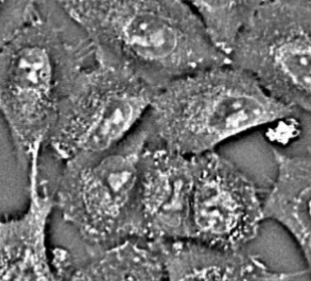
#> input picture examples/gradio/a549.png, 311 x 281 px
$ python -i features_density.py   (imports and definitions only)
#> lines starting #> are read from the running program, lines starting #| are printed output that depends on the picture; after the words box and inside, x2 and y2 are one past the last pixel; in counts of white or black regions, pixels touching at a corner belong together
"""Signal packing density features."""

import numpy as np
from skimage.filters import threshold_otsu
from skimage.measure import label, regionprops
from skimage.morphology import disk, opening

__all__ = ["density_features"]

_N_GRANULARITY_SCALES = 8


def density_features(image: np.ndarray) -> dict[str, float]:
    """Problem 4: Signal packing density.

    Parameters
    ----------
    image : np.ndarray, shape (Y, X)
        Single-channel fluorescence patch.

    Returns
    -------
    dict[str, float]
        ``binary_area_fraction`` — fraction of patch pixels above Otsu threshold.
        ``spot_count`` — number of connected components in thresholded signal.
        ``spot_mean_area`` — mean area of those components.
        ``spot_max_area`` — largest component area.
        ``spot_density`` — spot count per patch pixel.
        ``granularity_{r}`` — fraction of signal removed by morphological opening
        with disk of radius r (r = 1..8); high value at small r = fine-grained/dense signal.
    """
    out: dict[str, float] = {}
    pixels = image.ravel()

    try:
        thresh = threshold_otsu(pixels)
#> thresh = 131
    except ValueError:
        thresh = pixels.mean()
    binary = image > thresh
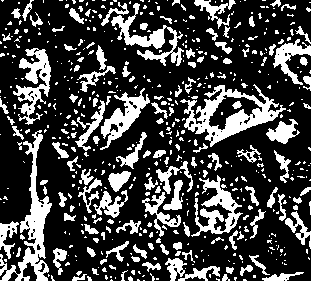
#> binary: shape (281, 311) bool; 26.8% white; 560 white regions (419 under 20 px)
    out["binary_area_fraction"] = float(binary.sum() / image.size)

    labeled = label(binary)
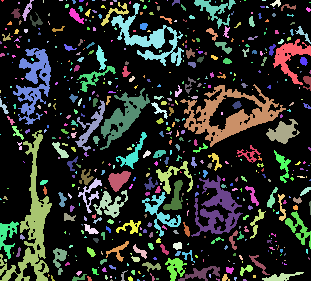
#> labeled: shape (281, 311) int32; 561 distinct labels, from 0 to 560; one colour per label, 0 black
    props = regionprops(labeled)
#> props = 560 regions; largest, box (x1, y1, x2, y2) and area: (180, 84, 286, 147) 2192, (0, 130, 52, 281) 2038, (111, 3, 184, 66) 1228, (13, 48, 51, 125) 1224, (191, 175, 243, 237) 1188
    if props:
        areas = np.array([p.area for p in props])
#> areas = 560 values, max 2192 at index 205, min 1 at index 4, mean 41.84
        out["spot_count"] = float(len(props))
        out["spot_mean_area"] = float(areas.mean())
        out["spot_max_area"] = float(areas.max())
        out["spot_density"] = float(len(props) / image.size)
    else:
        out.update(spot_count=0.0, spot_mean_area=0.0, spot_max_area=0.0, spot_density=0.0)

    # Granularity spectrum
    lo, hi = pixels.min(), pixels.max()
#> lo = 0; hi = 255
    img_uint8 = (
        ((image - lo) / (hi - lo + 1e-10) * 255).clip(0, 255).astype(np.uint8)
        if hi > lo
        else np.zeros_like(image, dtype=np.uint8)
    )
    baseline = float(img_uint8.sum()) + 1e-10
#> baseline = 9939692
    prev_sum = baseline
#> prev_sum = 9939692
    for r in range(1, _N_GRANULARITY_SCALES + 1):
        opened = opening(img_uint8, disk(r))
        curr_sum = float(opened.sum())
        out[f"granularity_{r}"] = float((prev_sum - curr_sum) / baseline)
        prev_sum = curr_sum
#> this loop made 8 passes
#> (curr_sum, prev_sum) on passes 1 to 8: (9659698, 9659698), (9061349, 9061349), (8404436, 8404436), (7920672, 7920672), (7465671, 7465671), (7152286, 7152286), (6891363, 6891363), (6605125, 6605125)
#> pass 1, in density_features, `opened = opening(img_uint8, disk(r))`:
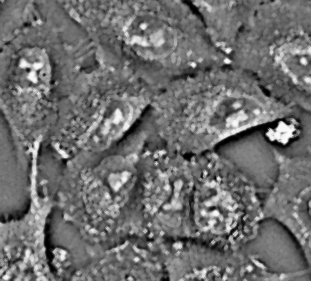
#> opened: shape (281, 311); min 0, max 251, mean 110.5
#> pass 2, in density_features, `opened = opening(img_uint8, disk(r))`:
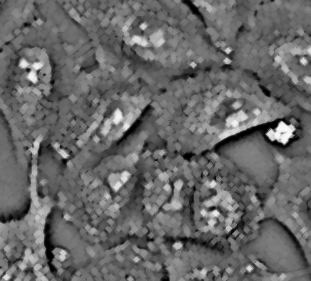
#> opened: shape (281, 311); min 0, max 248, mean 103.7
#> pass 3, in density_features, `opened = opening(img_uint8, disk(r))`:
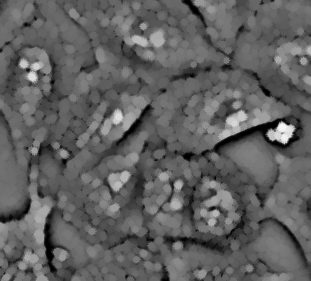
#> opened: shape (281, 311); min 0, max 244, mean 96.2
#> after the loop, out = 13 items

    return out

>>> import cv2
>>> picture = cv2.imread('../../../../examples/gradio/a549.png', cv2.IMREAD_GRAYSCALE)
>>> result = density_features(picture)
#> result = 13 items

$ run again, on examples/gradio/hek.png
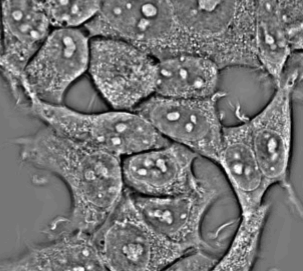
#> input picture examples/gradio/hek.png, 303 x 271 px
#> thresh = 130
#> binary: shape (271, 303) bool; 29.2% white; 522 white regions (372 under 20 px)
#> in density_features, `labeled = label(binary)`:
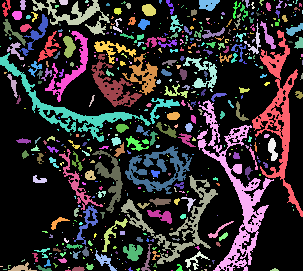
#> labeled: shape (271, 303) int32; 523 distinct labels, from 0 to 522; one colour per label, 0 black
#> props = 522 regions; largest, box (x1, y1, x2, y2) and area: (197, 100, 274, 271) 2707, (252, 30, 303, 217) 2073, (0, 53, 151, 142) 1558, (121, 175, 218, 264) 1411, (125, 146, 192, 194) 1109
#> areas = 522 values, max 2707 at index 262, min 1 at index 11, mean 45.95
#> lo = 0; hi = 255
#> baseline = 9635281
#> the loop in density_features, `for r in range(1, _N_GRANULARITY_SCALES + 1):` made 8 passes
#> (curr_sum, prev_sum) on passes 1 to 8: (9320190, 9320190), (8836920, 8836920), (8326752, 8326752), (7885996, 7885996), (7446331, 7446331), (7143173, 7143173), (6884948, 6884948), (6636444, 6636444)
#> pass 3, in density_features, `opened = opening(img_uint8, disk(r))`:
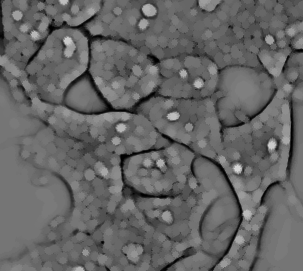
#> opened: shape (271, 303); min 0, max 211, mean 101.4
#> after the loop in density_features, `for r in range(1, _N_GRANULARITY_SCALES + 1):`: out = 13 items
